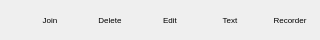
<?xml version="1.0" encoding="UTF-8"?>
<ui version="4.0">
 <class>PaintingFolderTool</class>
 <widget class="QWidget" name="PaintingFolderTool">
  <property name="geometry">
   <rect>
    <x>0</x>
    <y>0</y>
    <width>320</width>
    <height>40</height>
   </rect>
  </property>
  <property name="windowTitle">
   <string>Painting folder tool</string>
  </property>
  <widget class="QToolButton" name="Back">
   <property name="geometry">
    <rect>
     <x>0</x>
     <y>0</y>
     <width>20</width>
     <height>40</height>
    </rect>
   </property>
   <property name="text">
    <string/>
   </property>
   <property name="icon">
    <iconset resource="../../Images/Branon.qrc">
     <normaloff>:/images/moveLeft.png</normaloff>:/images/moveLeft.png</iconset>
   </property>
   <property name="autoRaise">
    <bool>true</bool>
   </property>
  </widget>
  <widget class="QToolButton" name="Join">
   <property name="geometry">
    <rect>
     <x>20</x>
     <y>0</y>
     <width>60</width>
     <height>40</height>
    </rect>
   </property>
   <property name="font">
    <font>
     <pointsize>6</pointsize>
    </font>
   </property>
   <property name="text">
    <string>Join</string>
   </property>
   <property name="icon">
    <iconset resource="../private.qrc">
     <normaloff>:/icons/join.png</normaloff>:/icons/join.png</iconset>
   </property>
   <property name="iconSize">
    <size>
     <width>18</width>
     <height>18</height>
    </size>
   </property>
   <property name="toolButtonStyle">
    <enum>Qt::ToolButtonTextUnderIcon</enum>
   </property>
   <property name="autoRaise">
    <bool>true</bool>
   </property>
  </widget>
  <widget class="QToolButton" name="Delete">
   <property name="geometry">
    <rect>
     <x>80</x>
     <y>0</y>
     <width>60</width>
     <height>40</height>
    </rect>
   </property>
   <property name="font">
    <font>
     <pointsize>6</pointsize>
    </font>
   </property>
   <property name="text">
    <string>Delete</string>
   </property>
   <property name="icon">
    <iconset resource="../private.qrc">
     <normaloff>:/icons/delete.png</normaloff>:/icons/delete.png</iconset>
   </property>
   <property name="iconSize">
    <size>
     <width>18</width>
     <height>18</height>
    </size>
   </property>
   <property name="toolButtonStyle">
    <enum>Qt::ToolButtonTextUnderIcon</enum>
   </property>
   <property name="autoRaise">
    <bool>true</bool>
   </property>
  </widget>
  <widget class="QToolButton" name="Text">
   <property name="geometry">
    <rect>
     <x>200</x>
     <y>0</y>
     <width>60</width>
     <height>40</height>
    </rect>
   </property>
   <property name="font">
    <font>
     <pointsize>6</pointsize>
    </font>
   </property>
   <property name="text">
    <string>Text</string>
   </property>
   <property name="icon">
    <iconset resource="../private.qrc">
     <normaloff>:/icons/text.png</normaloff>:/icons/text.png</iconset>
   </property>
   <property name="iconSize">
    <size>
     <width>18</width>
     <height>18</height>
    </size>
   </property>
   <property name="toolButtonStyle">
    <enum>Qt::ToolButtonTextUnderIcon</enum>
   </property>
   <property name="autoRaise">
    <bool>true</bool>
   </property>
  </widget>
  <widget class="QToolButton" name="Recorder">
   <property name="geometry">
    <rect>
     <x>260</x>
     <y>0</y>
     <width>60</width>
     <height>40</height>
    </rect>
   </property>
   <property name="font">
    <font>
     <pointsize>6</pointsize>
    </font>
   </property>
   <property name="text">
    <string>Recorder</string>
   </property>
   <property name="icon">
    <iconset resource="../private.qrc">
     <normaloff>:/icons/recorder.png</normaloff>:/icons/recorder.png</iconset>
   </property>
   <property name="iconSize">
    <size>
     <width>18</width>
     <height>18</height>
    </size>
   </property>
   <property name="toolButtonStyle">
    <enum>Qt::ToolButtonTextUnderIcon</enum>
   </property>
   <property name="autoRaise">
    <bool>true</bool>
   </property>
  </widget>
  <widget class="QToolButton" name="Edit">
   <property name="geometry">
    <rect>
     <x>140</x>
     <y>0</y>
     <width>60</width>
     <height>40</height>
    </rect>
   </property>
   <property name="font">
    <font>
     <pointsize>6</pointsize>
    </font>
   </property>
   <property name="text">
    <string>Edit</string>
   </property>
   <property name="icon">
    <iconset resource="../private.qrc">
     <normaloff>:/icons/edit.png</normaloff>:/icons/edit.png</iconset>
   </property>
   <property name="iconSize">
    <size>
     <width>18</width>
     <height>18</height>
    </size>
   </property>
   <property name="toolButtonStyle">
    <enum>Qt::ToolButtonTextUnderIcon</enum>
   </property>
   <property name="autoRaise">
    <bool>true</bool>
   </property>
  </widget>
 </widget>
 <resources>
  <include location="../private.qrc"/>
  <include location="../../Images/Branon.qrc"/>
 </resources>
 <connections/>
</ui>
